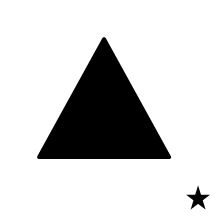
%> input picture Pratikum1/segitiga.jpeg, 219 x 219 px
$ octave Operasi_OR_dan_NOR_Part1.m   (GNU Octave 9; MATLAB toolbox functions it lacks are replaced by stand-ins)
%> lines starting %> are read from the running program, lines starting %| are printed output that depends on the picture; in (x1, y1, x2, y2) boxes, pixels count from 0 and x2, y2 are one past the last pixel; in counts of white or black regions, pixels touching at a corner belong together; the program's own positions count from 1
clear;
P = imread('segitiga.jpeg');
%> P is the input picture: size 219x219x3 uint8; min 0, max 255, mean 209
P = im2bw(P,0.1);
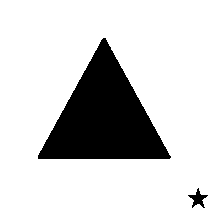
%> P: size 219x219 logical; 82.3% white; 2 black regions, box (x1, y1, x2, y2) and area: (38, 38, 171, 159) 8344, (188, 188, 208, 208) 155
figure(1), imshow(P,[]);
Q = imread('segitiga_kebalik.jpeg');
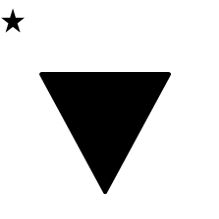
%> input picture Pratikum1/segitiga_kebalik.jpeg, 219 x 219 px
%> Q is the input picture: size 219x219x3 uint8; min 0, max 255, mean 209.6
Q = im2bw(Q,0.1);
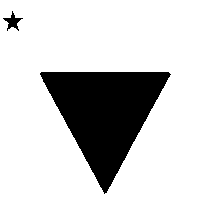
%> Q: size 219x219 logical; 82.6% white; 2 black regions, box (x1, y1, x2, y2) and area: (40, 72, 171, 194) 8206, (3, 11, 23, 31) 145
figure(2), imshow(Q,[]);
[N, M] = size(P);
%> N = 219; M = 219
for n = 1 : M
    for m = 1 : M
        if(P(n,m) == 1 || Q(n,m) == 1)
            Citra_or(n,m)=1;
        else Citra_or(n,m)=0;
        end
        if(P(n,m) == 1 || Q(n,m) == 1)
            Citra_nor(n,m)=0;
        else Citra_nor(n,m)=1;
        end
    end
end
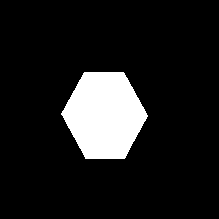
%> Citra_nor: size 219x219 double; values 0 (black) and 1 (white), 11.5% white; 1 white region, box (x1, y1, x2, y2) and area: (61, 72, 148, 159) 5496
figure(3), imshow(Citra_or);
figure(4), imshow(Citra_nor);
